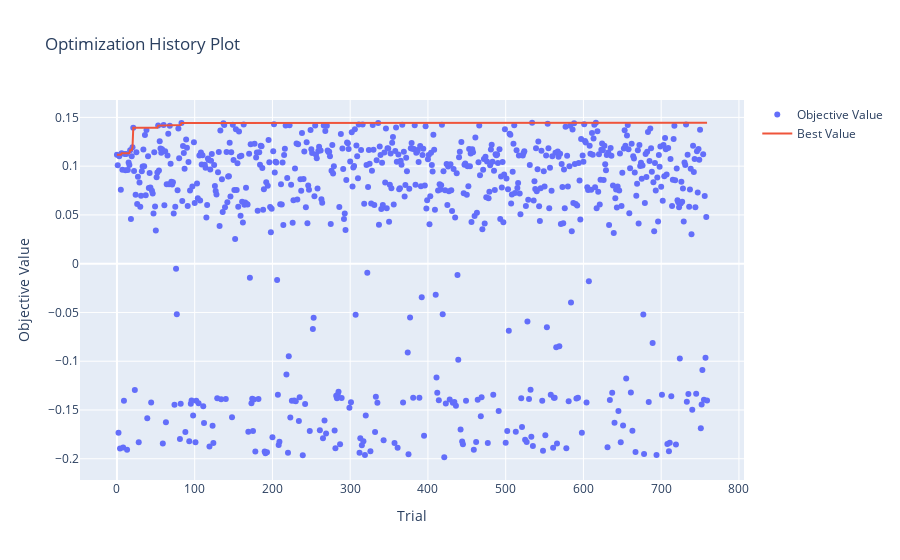

Notebook code cell kept with this figure:
### Markdown cell above
# Visualizar Resultados do treinamento

### Code cell
# Mostrar Chart com Trials do Optuna
fig = optuna.visualization.plot_optimization_history(study_ag)
fig.show()

### Figure 1 — Plotly figure (JSON) as saved in the notebook; plotly's stock layout.template omitted (floating-point values rounded to 4 significant figures; data arrays with more than 128 entries replaced by an {"elided": "..."} marker saying what was removed)
{"data": [{"mode": "markers", "name": "Objective Value", "type": "scatter", "x": {"elided": "760 int values"}, "y": {"elided": "760 float values"}}, {"mode": "lines", "name": "Best Value", "type": "scatter", "x": {"elided": "760 int values"}, "y": {"elided": "760 float values"}}, {"marker": {"color": "#cccccc"}, "mode": "markers", "name": "Infeasible Trial", "showlegend": false, "type": "scatter", "x": [], "y": []}], "layout": {"title": {"text": "Optimization History Plot"}, "xaxis": {"title": {"text": "Trial"}}, "yaxis": {"title": {"text": "Objective Value"}}}}
